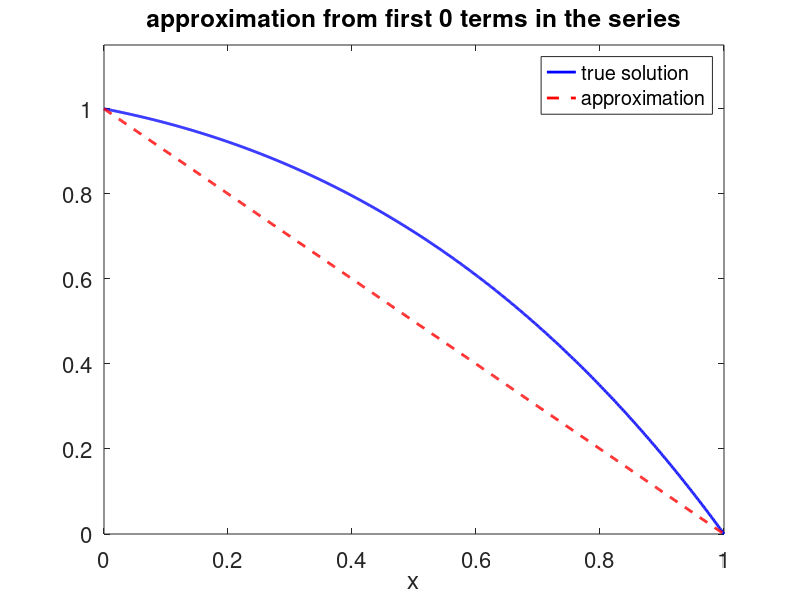
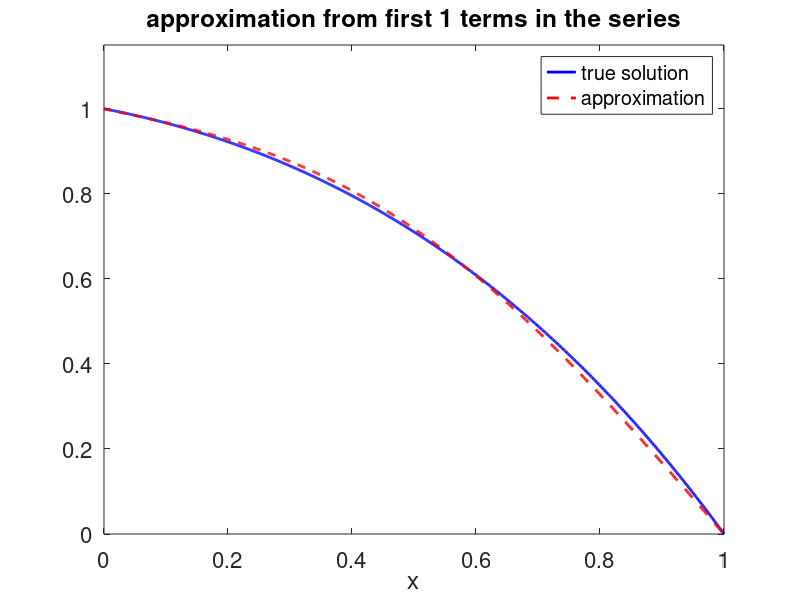
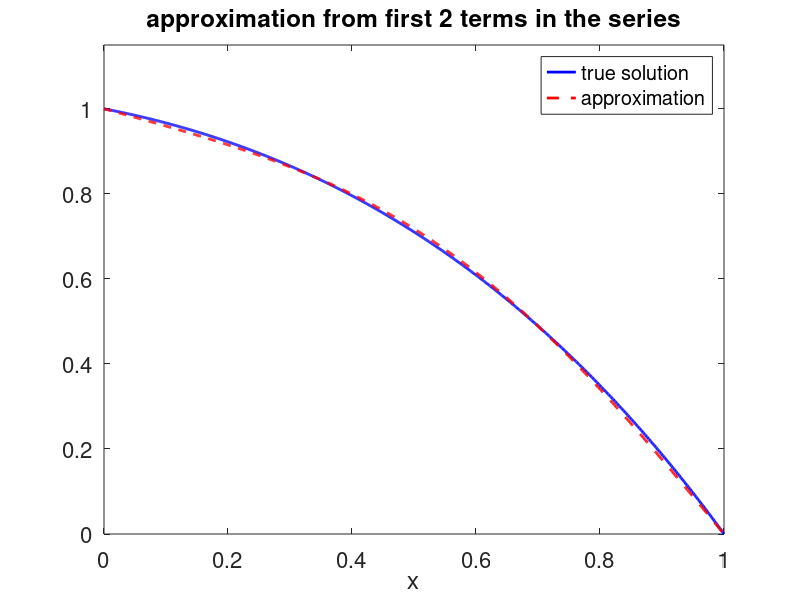
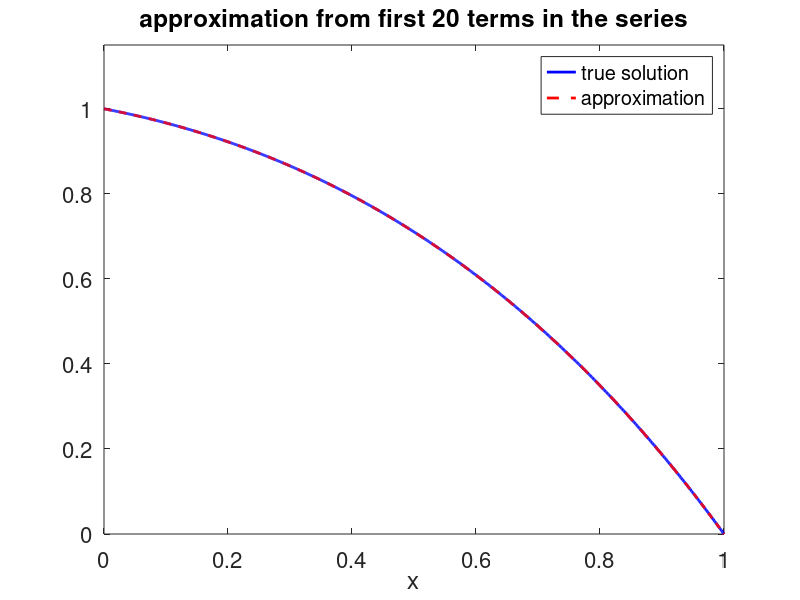

The MATLAB source for these figures, in order:

 xx = linspace(0,1,1000)';    % fine grid between x=0 and x=1

 uN = zeros(size(xx));        
 
 for k=0:20
    figure(1), clf
    plot(xx, -exp(xx)+(exp(1)-2)*xx+2,'b-','linewidth',2), hold on
    if k>0
       uN = uN + 2*(1-exp(1)*(-1)^k)/(k*pi*(1+k^2*pi^2))*sin(k*pi*xx);
    end
    plot(xx, 1-xx+uN, 'r--','linewidth',2)
    legend('true solution', 'approximation')
    set(gca,'fontsize',16)
    xlabel('x')
    title(sprintf('approximation from first %d terms in the series', k))
    axis([0 1 0 1.15])
    if ismember(k,[0 1 2 20]), 
        eval(sprintf('print -depsc2 bvps1_%d',k))
    end
    pause
 end
